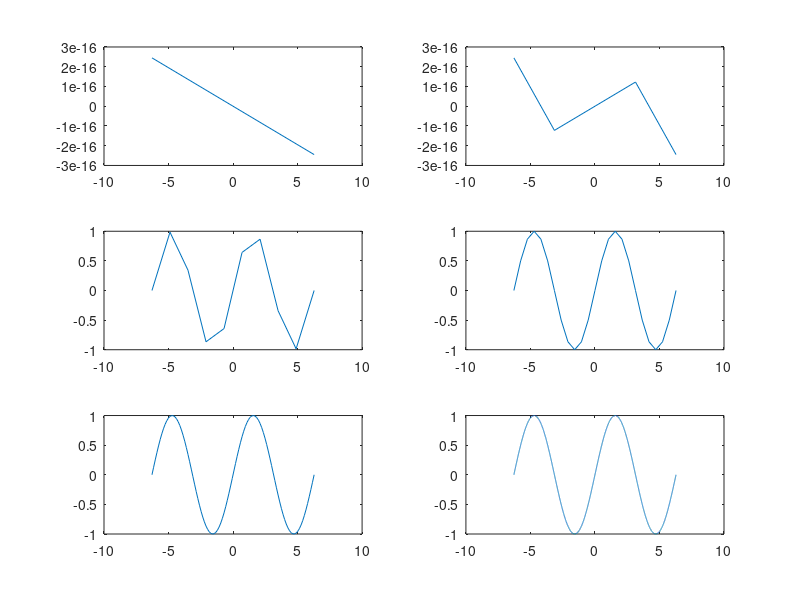

Here is the MATLAB script that generated this plot: (Note: this script raises an error after producing the figure.)
%Ezra Alcon-Kirshman, OPT 211 lab 2, subplot in radians from -2pi to 2pi
x1 = linspace(-2*pi,2*pi,3);
x2 = linspace(-2*pi,2*pi,5);
x3 = linspace(-2*pi,2*pi,10);
x4 = linspace(-2*pi,2*pi,25);
x5 = linspace(-2*pi,2*pi,100);
x6 = linspace(-2*pi,2*pi,10000);
figure
subplot(3,2,1) %plots a figure in space 1 of 6 of a 3 row 2 colum set
plot(x1,sin(x1)) %plots sin(x1)
subplot(3,2,2)% plots a figure in space 2 of 6 of a 3 row 2 colum set
plot(x2,sin(x2))%plots sin(x2)
subplot(3,2,3)%plots a figure in space 3 of 6 of a 3 row 2 colum set
plot(x3,sin(x3))%plots sin(x3)
subplot(3,2,4)%plots a figure in space 4 of 6 of a 3 row 2 colum set
plot(x4,sin(x4))%plots sin(x4)
subplot(3,2,5)%plots a figure in space 5 of 6 of a 3 row 2 colum set
plot(x5,sin(x5))%plots sin(x5)
subplot(3,2,6)%plots a figure in space 6 of 6 of a 3 row 2 colum set
plot(x6,sin(x6))%plots sin(x6)
sgtitle('sin(x) with varying resolution') %creates a main title over subplots
